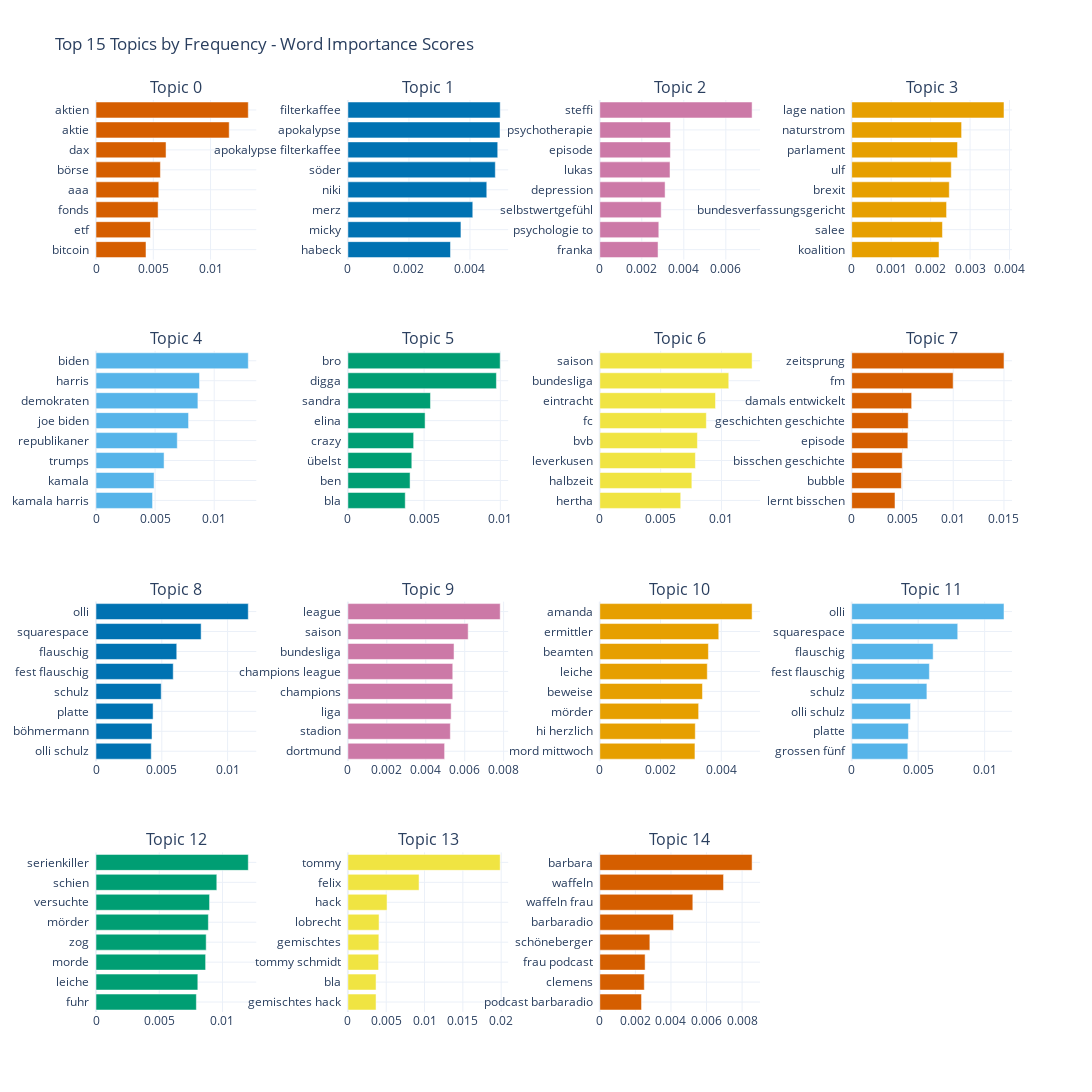

Notebook source saved alongside this figure:
### Code cell
# 5. TOP TOPICS BAR CHART
# Interactive bar chart showing the most common topics

print("Generating top topics bar chart...")

fig = topic_model.visualize_barchart(
    top_n_topics=15,
    n_words=8,
    width=900,
    height=600
)
fig.update_layout(
    title="Top 15 Topics by Frequency - Word Importance Scores",
    template="plotly_white"
)
fig.show()

print("✓ Top topics bar chart generated")
print("  - Shows the 15 most common topics")
print("  - Each bar shows the importance of keywords for that topic")

### Figure 1 — Plotly figure (JSON) as saved in the notebook; plotly's stock layout.template omitted (floating-point values rounded to 4 significant figures)
{"data": [{"marker": {"color": "#D55E00"}, "orientation": "h", "type": "bar", "x": [0.004364, 0.004755, 0.005421, 0.005479, 0.005623, 0.006114, 0.01163, 0.01329], "xaxis": "x", "y": ["bitcoin  ", "etf  ", "fonds  ", "aaa  ", "börse  ", "dax  ", "aktie  ", "aktien  "], "yaxis": "y"}, {"marker": {"color": "#0072B2"}, "orientation": "h", "type": "bar", "x": [0.003362, 0.003704, 0.004092, 0.004551, 0.00483, 0.004909, 0.004984, 0.00499], "xaxis": "x2", "y": ["habeck  ", "micky  ", "merz  ", "niki  ", "söder  ", "apokalypse filterkaffee  ", "apokalypse  ", "filterkaffee  "], "yaxis": "y2"}, {"marker": {"color": "#CC79A7"}, "orientation": "h", "type": "bar", "x": [0.002773, 0.002809, 0.002924, 0.003108, 0.003343, 0.003362, 0.003365, 0.00725], "xaxis": "x3", "y": ["franka  ", "psychologie to  ", "selbstwertgefühl  ", "depression  ", "lukas  ", "episode  ", "psychotherapie  ", "steffi  "], "yaxis": "y3"}, {"marker": {"color": "#E69F00"}, "orientation": "h", "type": "bar", "x": [0.002213, 0.0023, 0.002404, 0.002473, 0.002524, 0.002682, 0.002785, 0.00386], "xaxis": "x4", "y": ["koalition  ", "salee  ", "bundesverfassungsgericht  ", "brexit  ", "ulf  ", "parlament  ", "naturstrom  ", "lage nation  "], "yaxis": "y4"}, {"marker": {"color": "#56B4E9"}, "orientation": "h", "type": "bar", "x": [0.004785, 0.004913, 0.005759, 0.006877, 0.00783, 0.008621, 0.008755, 0.01288], "xaxis": "x5", "y": ["kamala harris  ", "kamala  ", "trumps  ", "republikaner  ", "joe biden  ", "demokraten  ", "harris  ", "biden  "], "yaxis": "y5"}, {"marker": {"color": "#009E73"}, "orientation": "h", "type": "bar", "x": [0.003762, 0.004078, 0.004192, 0.004313, 0.005064, 0.005418, 0.009743, 0.00999], "xaxis": "x6", "y": ["bla  ", "ben  ", "übelst  ", "crazy  ", "elina  ", "sandra  ", "digga  ", "bro  "], "yaxis": "y6"}, {"marker": {"color": "#F0E442"}, "orientation": "h", "type": "bar", "x": [0.006651, 0.007566, 0.007856, 0.008024, 0.008757, 0.009509, 0.0106, 0.01252], "xaxis": "x7", "y": ["hertha  ", "halbzeit  ", "leverkusen  ", "bvb  ", "fc  ", "eintracht  ", "bundesliga  ", "saison  "], "yaxis": "y7"}, {"marker": {"color": "#D55E00"}, "orientation": "h", "type": "bar", "x": [0.004265, 0.004896, 0.004977, 0.00553, 0.005566, 0.005906, 0.009993, 0.015], "xaxis": "x8", "y": ["lernt bisschen  ", "bubble  ", "bisschen geschichte  ", "episode  ", "geschichten geschichte  ", "damals entwickelt  ", "fm  ", "zeitsprung  "], "yaxis": "y8"}, {"marker": {"color": "#0072B2"}, "orientation": "h", "type": "bar", "x": [0.004199, 0.004257, 0.004339, 0.004954, 0.005868, 0.006136, 0.007989, 0.01157], "xaxis": "x9", "y": ["olli schulz  ", "böhmermann  ", "platte  ", "schulz  ", "fest flauschig  ", "flauschig  ", "squarespace  ", "olli  "], "yaxis": "y9"}, {"marker": {"color": "#CC79A7"}, "orientation": "h", "type": "bar", "x": [0.004968, 0.005263, 0.005304, 0.005386, 0.005387, 0.005452, 0.006179, 0.007823], "xaxis": "x10", "y": ["dortmund  ", "stadion  ", "liga  ", "champions  ", "champions league  ", "bundesliga  ", "saison  ", "league  "], "yaxis": "y10"}, {"marker": {"color": "#E69F00"}, "orientation": "h", "type": "bar", "x": [0.003132, 0.003143, 0.003253, 0.003379, 0.003538, 0.003575, 0.003916, 0.005013], "xaxis": "x11", "y": ["mord mittwoch  ", "hi herzlich  ", "mörder  ", "beweise  ", "leiche  ", "beamten  ", "ermittler  ", "amanda  "], "yaxis": "y11"}, {"marker": {"color": "#56B4E9"}, "orientation": "h", "type": "bar", "x": [0.004223, 0.004267, 0.004426, 0.005658, 0.005843, 0.006128, 0.007977, 0.01146], "xaxis": "x12", "y": ["grossen fünf  ", "platte  ", "olli schulz  ", "schulz  ", "fest flauschig  ", "flauschig  ", "squarespace  ", "olli  "], "yaxis": "y12"}, {"marker": {"color": "#009E73"}, "orientation": "h", "type": "bar", "x": [0.007935, 0.00805, 0.008666, 0.008711, 0.008884, 0.008978, 0.009551, 0.01204], "xaxis": "x13", "y": ["fuhr  ", "leiche  ", "morde  ", "zog  ", "mörder  ", "versuchte  ", "schien  ", "serienkiller  "], "yaxis": "y13"}, {"marker": {"color": "#F0E442"}, "orientation": "h", "type": "bar", "x": [0.003673, 0.003675, 0.004003, 0.004039, 0.004064, 0.005108, 0.009283, 0.01987], "xaxis": "x14", "y": ["gemischtes hack  ", "bla  ", "tommy schmidt  ", "gemischtes  ", "lobrecht  ", "hack  ", "felix  ", "tommy  "], "yaxis": "y14"}, {"marker": {"color": "#D55E00"}, "orientation": "h", "type": "bar", "x": [0.002346, 0.002502, 0.002547, 0.002813, 0.004145, 0.00523, 0.006956, 0.008561], "xaxis": "x15", "y": ["podcast barbaradio  ", "clemens  ", "frau podcast  ", "schöneberger  ", "barbaradio  ", "waffeln frau  ", "waffeln  ", "barbara  "], "yaxis": "y15"}], "layout": {"annotations": [{"font": {"size": 16}, "showarrow": false, "text": "Topic 0", "x": 0.0875, "xanchor": "center", "xref": "paper", "y": 1, "yanchor": "bottom", "yref": "paper"}, {"font": {"size": 16}, "showarrow": false, "text": "Topic 1", "x": 0.3625, "xanchor": "center", "xref": "paper", "y": 1, "yanchor": "bottom", "yref": "paper"}, {"font": {"size": 16}, "showarrow": false, "text": "Topic 2", "x": 0.6375, "xanchor": "center", "xref": "paper", "y": 1, "yanchor": "bottom", "yref": "paper"}, {"font": {"size": 16}, "showarrow": false, "text": "Topic 3", "x": 0.9125, "xanchor": "center", "xref": "paper", "y": 1, "yanchor": "bottom", "yref": "paper"}, {"font": {"size": 16}, "showarrow": false, "text": "Topic 4", "x": 0.0875, "xanchor": "center", "xref": "paper", "y": 0.725, "yanchor": "bottom", "yref": "paper"}, {"font": {"size": 16}, "showarrow": false, "text": "Topic 5", "x": 0.3625, "xanchor": "center", "xref": "paper", "y": 0.725, "yanchor": "bottom", "yref": "paper"}, {"font": {"size": 16}, "showarrow": false, "text": "Topic 6", "x": 0.6375, "xanchor": "center", "xref": "paper", "y": 0.725, "yanchor": "bottom", "yref": "paper"}, {"font": {"size": 16}, "showarrow": false, "text": "Topic 7", "x": 0.9125, "xanchor": "center", "xref": "paper", "y": 0.725, "yanchor": "bottom", "yref": "paper"}, {"font": {"size": 16}, "showarrow": false, "text": "Topic 8", "x": 0.0875, "xanchor": "center", "xref": "paper", "y": 0.45, "yanchor": "bottom", "yref": "paper"}, {"font": {"size": 16}, "showarrow": false, "text": "Topic 9", "x": 0.3625, "xanchor": "center", "xref": "paper", "y": 0.45, "yanchor": "bottom", "yref": "paper"}, {"font": {"size": 16}, "showarrow": false, "text": "Topic 10", "x": 0.6375, "xanchor": "center", "xref": "paper", "y": 0.45, "yanchor": "bottom", "yref": "paper"}, {"font": {"size": 16}, "showarrow": false, "text": "Topic 11", "x": 0.9125, "xanchor": "center", "xref": "paper", "y": 0.45, "yanchor": "bottom", "yref": "paper"}, {"font": {"size": 16}, "showarrow": false, "text": "Topic 12", "x": 0.0875, "xanchor": "center", "xref": "paper", "y": 0.175, "yanchor": "bottom", "yref": "paper"}, {"font": {"size": 16}, "showarrow": false, "text": "Topic 13", "x": 0.3625, "xanchor": "center", "xref": "paper", "y": 0.175, "yanchor": "bottom", "yref": "paper"}, {"font": {"size": 16}, "showarrow": false, "text": "Topic 14", "x": 0.6375, "xanchor": "center", "xref": "paper", "y": 0.175, "yanchor": "bottom", "yref": "paper"}], "height": 2400, "hoverlabel": {"bgcolor": "white", "font": {"family": "Rockwell", "size": 16}}, "showlegend": false, "title": {"text": "Top 15 Topics by Frequency - Word Importance Scores"}, "width": 3600, "xaxis": {"anchor": "y", "domain": [0, 0.175], "showgrid": true}, "xaxis10": {"anchor": "y10", "domain": [0.275, 0.45], "showgrid": true}, "xaxis11": {"anchor": "y11", "domain": [0.55, 0.725], "showgrid": true}, "xaxis12": {"anchor": "y12", "domain": [0.825, 1], "showgrid": true}, "xaxis13": {"anchor": "y13", "domain": [0, 0.175], "showgrid": true}, "xaxis14": {"anchor": "y14", "domain": [0.275, 0.45], "showgrid": true}, "xaxis15": {"anchor": "y15", "domain": [0.55, 0.725], "showgrid": true}, "xaxis16": {"anchor": "y16", "domain": [0.825, 1], "showgrid": true}, "xaxis2": {"anchor": "y2", "domain": [0.275, 0.45], "showgrid": true}, "xaxis3": {"anchor": "y3", "domain": [0.55, 0.725], "showgrid": true}, "xaxis4": {"anchor": "y4", "domain": [0.825, 1], "showgrid": true}, "xaxis5": {"anchor": "y5", "domain": [0, 0.175], "showgrid": true}, "xaxis6": {"anchor": "y6", "domain": [0.275, 0.45], "showgrid": true}, "xaxis7": {"anchor": "y7", "domain": [0.55, 0.725], "showgrid": true}, "xaxis8": {"anchor": "y8", "domain": [0.825, 1], "showgrid": true}, "xaxis9": {"anchor": "y9", "domain": [0, 0.175], "showgrid": true}, "yaxis": {"anchor": "x", "domain": [0.825, 1], "showgrid": true}, "yaxis10": {"anchor": "x10", "domain": [0.275, 0.45], "showgrid": true}, "yaxis11": {"anchor": "x11", "domain": [0.275, 0.45], "showgrid": true}, "yaxis12": {"anchor": "x12", "domain": [0.275, 0.45], "showgrid": true}, "yaxis13": {"anchor": "x13", "domain": [0, 0.175], "showgrid": true}, "yaxis14": {"anchor": "x14", "domain": [0, 0.175], "showgrid": true}, "yaxis15": {"anchor": "x15", "domain": [0, 0.175], "showgrid": true}, "yaxis16": {"anchor": "x16", "domain": [0, 0.175], "showgrid": true}, "yaxis2": {"anchor": "x2", "domain": [0.825, 1], "showgrid": true}, "yaxis3": {"anchor": "x3", "domain": [0.825, 1], "showgrid": true}, "yaxis4": {"anchor": "x4", "domain": [0.825, 1], "showgrid": true}, "yaxis5": {"anchor": "x5", "domain": [0.55, 0.725], "showgrid": true}, "yaxis6": {"anchor": "x6", "domain": [0.55, 0.725], "showgrid": true}, "yaxis7": {"anchor": "x7", "domain": [0.55, 0.725], "showgrid": true}, "yaxis8": {"anchor": "x8", "domain": [0.55, 0.725], "showgrid": true}, "yaxis9": {"anchor": "x9", "domain": [0.275, 0.45], "showgrid": true}}}
